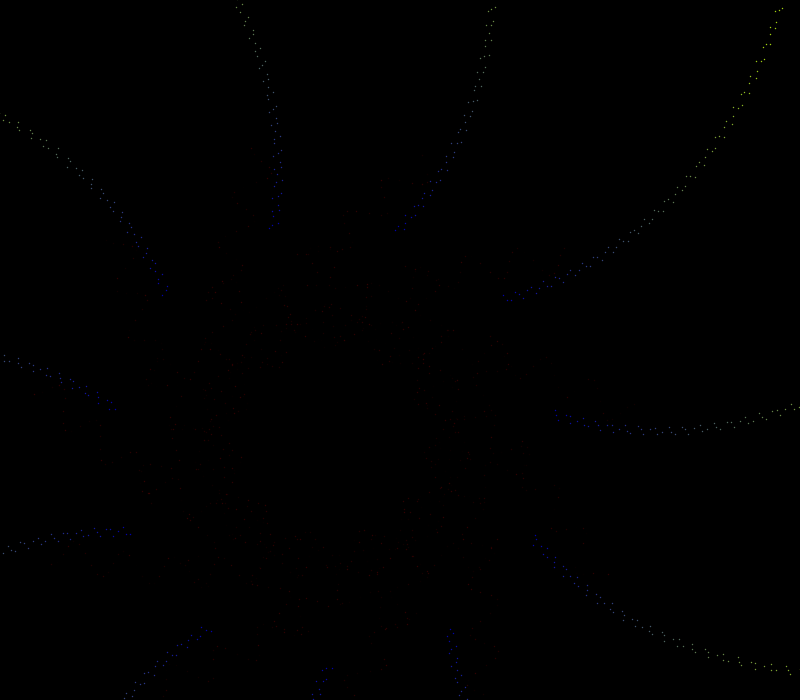
Frame 1 (no input)
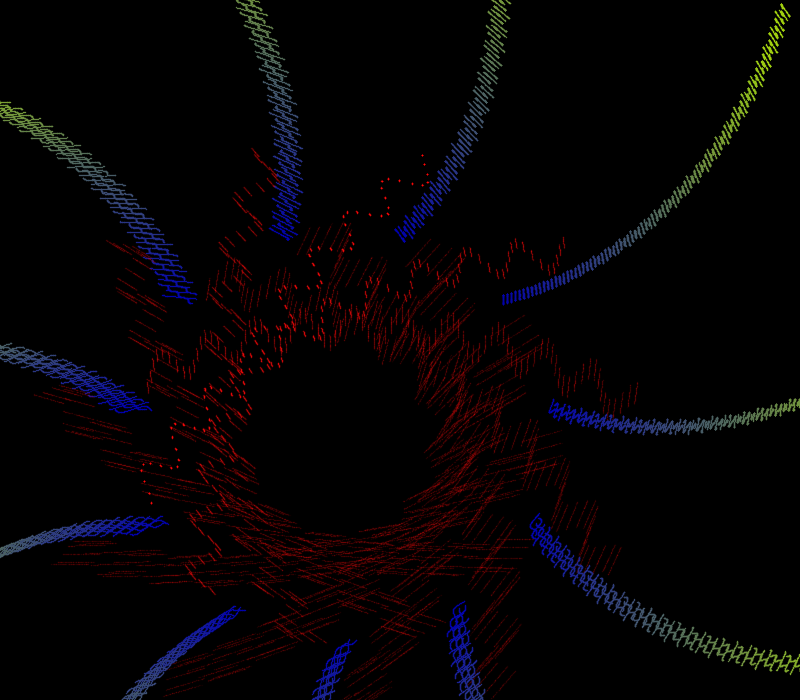
Frame 60 (the mouse pressed at the canvas centre just before this capture)
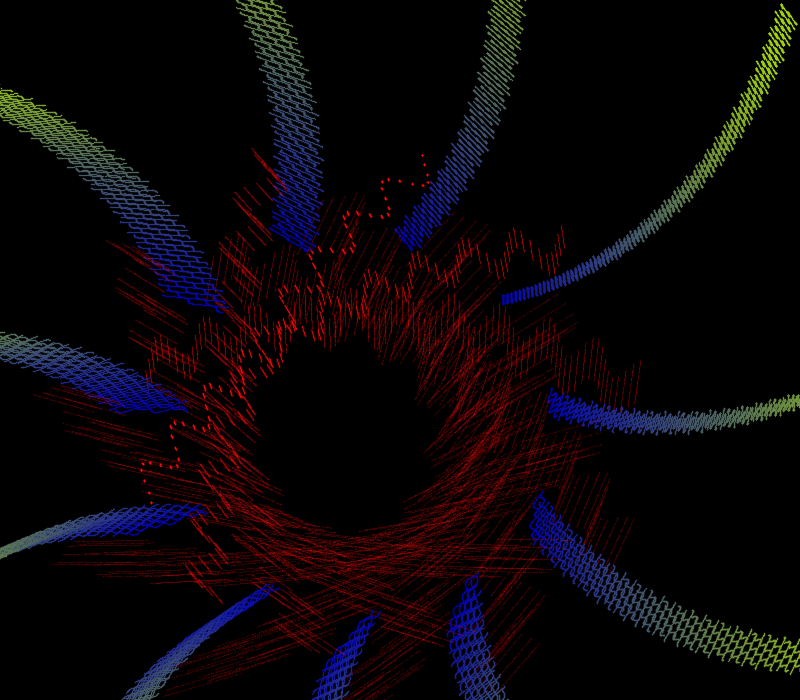
Frame 120 (the mouse held since frame 60 and released just before this capture)

The Processing sketch that drew these frames (run headless with seeded random() and noise(); from frame 60 on, the mouse is pressed at the canvas centre):

// Processing sketch: Davidsketch_240228aLayered4
// ── Davidsketch_240228aLayered4.pde
//add comments
void setup() {
  size(800, 700);
    background(0);

}
float saved= 999;
float ransom = 0;
boolean negative = false;
float rx = -900;
float ry = 500;
void draw() {
  translate(500,216);
  scale(0.498);
      //random+= random(9.0005);
if(ransom > 1500){
  negative = true;
rx = random(-2000,1000);
ry = random(-500,1000);
}
if(ransom < -900){
  negative = false;
rx = random(-2000,1000);
ry = random(-500,1000);
}

  stroke(255);
  strokeWeight(3);
  for (float i = 0; i<900; i+=0.9) {
    stroke(#ff0a0a,random(50));
    //scale(0.9);
    translate(rx+ ransom,ry);
    if(negative == true){
    ransom-=random(10)*0.0005;
    //random+=random(-10,90)*0.0005;
    }else{
    ransom+=random(5)*0.0005;
    }
    point(0 + i, 170+30*cos(i * PI/43.0));

    stroke(lerpColor(#0000ab, #a0d00f, i/800));


    if ( (mouseY> 150 && mouseY < 190 )==false) {
      if (i>saved) {
      } else {
        rotate(easeOutBounce(10));

        point(0 + i, 170+-9*sin(frameCount/9.009+i * PI/16.6));
      }
    }
  }
}
//log(sin(frameCount/9.009+i * PI/16.6)/2)*exp(sin((frameCount/9.009+i * PI/16.6)/2))
float charaterSine(float value) {
  return (log(sin(value)/2)*exp(sin((value)/2)));
}
float  easeOutBounce(float x) {
float n1 = 7.5625;
float d1 = 2.75;

if (x < 1 / d1) {
    return n1 * x * x;
} else if (x < 2 / d1) {
    return n1 * (x -= 1.5 / d1) * x + 0.75;
} else if (x < 2.5 / d1) {
    return n1 * (x -= 2.25 / d1) * x + 0.9375;
} else {
    return n1 * (x -= 2.625 / d1) * x + 0.984375;
}
}

void mousePressed(){
  println(ransom);
}
